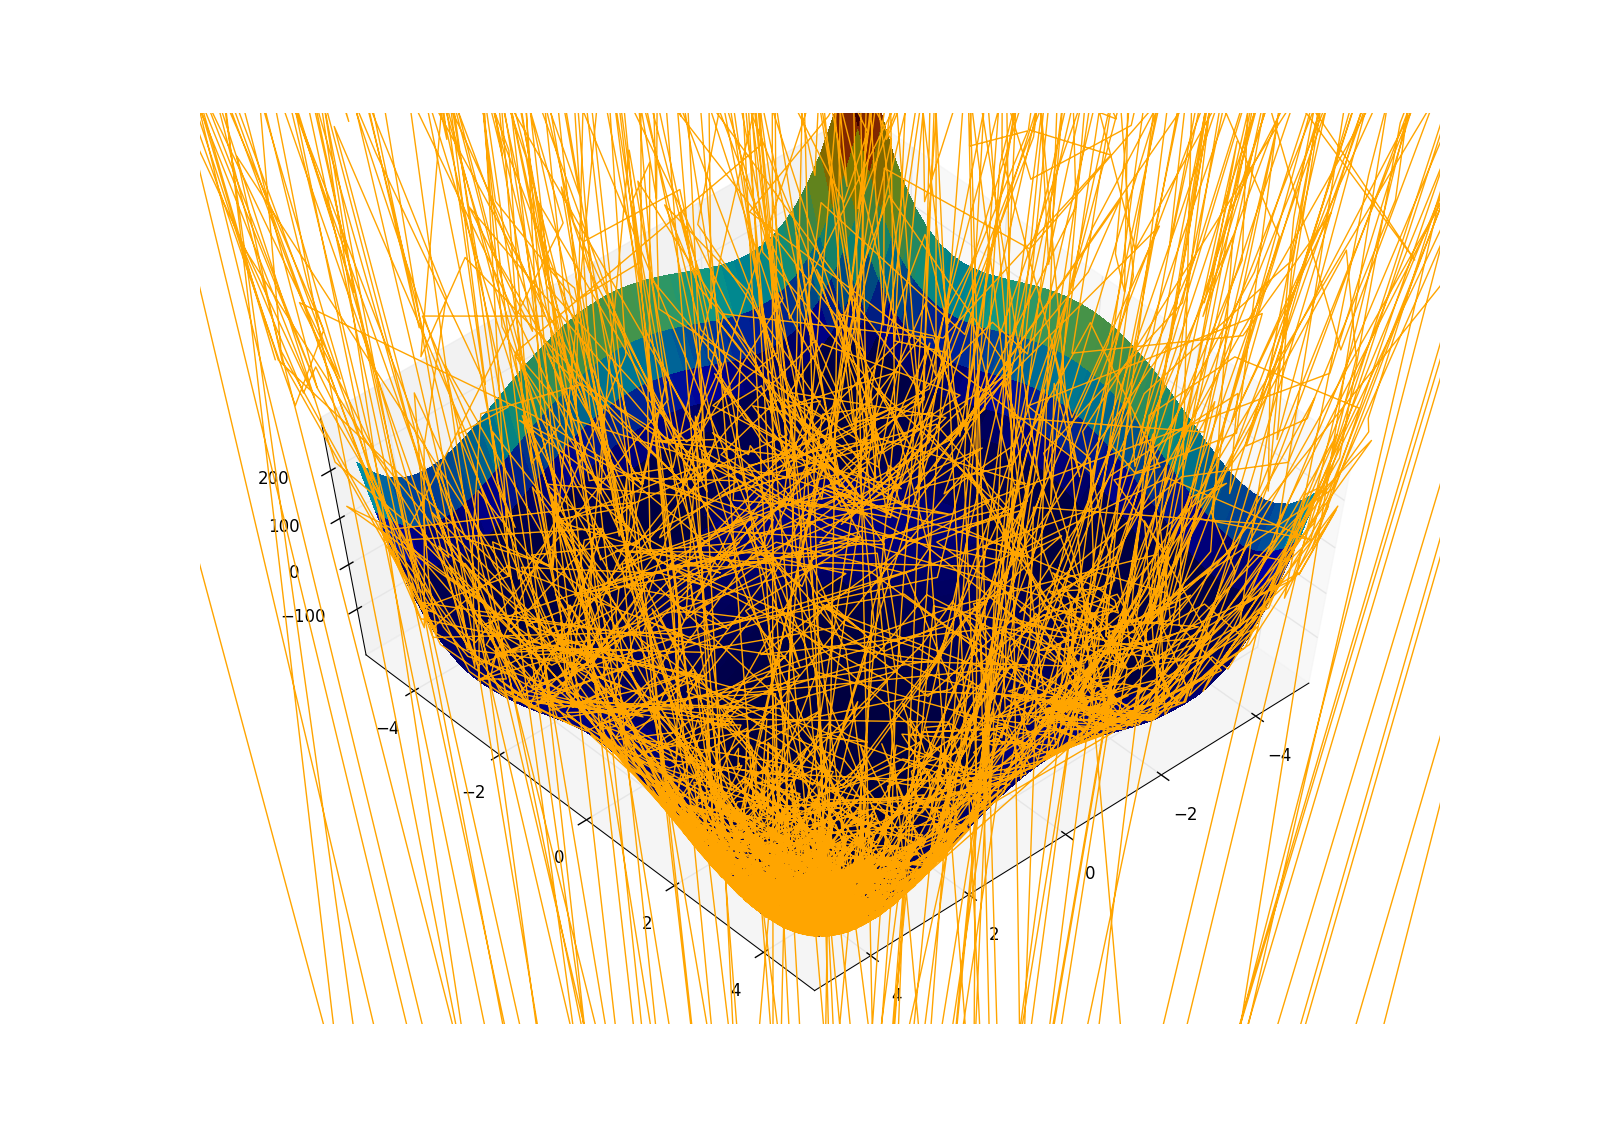

Source code (Python):
import matplotlib as mpl
from mpl_toolkits.mplot3d import Axes3D
from matplotlib import cm

mpl.use('qt4agg')

from matplotlib.ticker import LinearLocator, FormatStrFormatter
import matplotlib.pyplot as plt
import numpy as np
import random as rd
import math

'''fig = plt.figure() #opens a figure environment
ax = fig.gca(projection='3d') #to perform a 3D plot
X = np.arange(-5, 5, 0.25) #x range
Y = np.arange(-5, 5, 0.25) #y range
X, Y = np.meshgrid(X, Y)
Z = X**4 -X**3 - 20*X**2 + X + 1
my_col = cm.jet(Z/np.amax(Z))
surf = ax.plot_surface(X, Y, Z, rstride=1, cstride=1, facecolors = my_col,linewidth=0, antialiased=False) #plot definition and options
plt.show()
'''

def f(X):
    return X**4 -X**3 - 20*X**2 + X + 1
    
def g(x,y):
	return f(x) + f(y)

fig = plt.figure() #opens a figure environment
ax = fig.gca(projection='3d') #to perform a 3D plot
X = np.arange(-5, 5, 0.25) #x range
Y = np.arange(-5, 5, 0.25) #y range
X, Y = np.meshgrid(X, Y)
Z = X**4 -X**3 - 20*X**2 + X + 1 + Y**4 - Y**3 - 20*Y**2 + Y + 1
my_col = cm.jet(Z/np.amax(Z))
surf = ax.plot_surface(X, Y, Z, rstride=1, cstride=1, facecolors = my_col,linewidth=0, antialiased=False) #plot definition and options
#plt.show()

x = np.arange(-5, 5, 0.25)
'''plt.plot(x, [f(X) for X in x])
plt.plot()
plt.show()
'''
print("minimum : ",x[np.argmin(f(x))])

def recuit(f,x0, kappa, kappa2, tmax):
	x = x0
	t = 1
	xlist = []
	while(t<tmax):
		T = 1/t 
		sol = x + np.random.normal(0,math.sqrt(kappa*np.exp(-1/(1000*T))))
		if (f(sol) < f(x)):
			x = sol
		else:
			if(rd.random()<kappa2*np.exp(-1/1000*T)):
				x = sol
		t +=1
		xlist.append(x)

	print(x,f(x))
	return xlist, x

def histogramme(tmax):
	hi = []
	for i in range(0,tmax):
		hi.append(recuit(f,-1,10,0.5,10000)[1])
	plt.hist(hi)
	plt.show()
	
	
def traj():
	res = recuit(f,-1,10,0.5,10000)

	plt.plot(x, [f(X) for X in x])
	plt.plot(res, [f(xs) for xs in res], color = "red")
	plt.xlim([-5,5])
	plt.ylim([-150,300])
	plt.plot()
	plt.show()
	
def recuit2(f,X0, kappa, kappa2, tmax):
	x = X0[0]
	y = X0[1]
	t = 1
	xlist = []
	ylist = []
	zlist = []
	while(t<tmax):
		T = 1/t 
		D = np.random.normal(0,math.sqrt(kappa*np.exp(-1/(1000*T))), size = 2)
		solx, soly = x +D[0], y+D[1]
		if (g(solx,soly) < f(x,y)):
			x,y = solx, soly
		else:
			if(rd.random()<kappa2*np.exp(-1/1000*T)):
				x,y = solx, soly
		t +=1
		xlist.append(x)
		ylist.append(y)
		zlist.append(f(x,y))
		
	print(x,y,g(x,y))
	return [xlist,ylist,zlist],[x,y,g(x,y)]

xs, ys, zs = recuit2(g,[-1, -3, -1],10,0.5,10000)[0]
ax.plot(xs[5000:], ys[5000:], zs[5000:], color = "orange")
ax.set_zlim(-200, 300)
ax.set_xlim(-5, 5)
ax.set_ylim(-5, 5)
#plt.xlim([-5,5])
#plt.ylim([-150,300])
plt.show()


def histogramme2(tmax):
	hix = []
	hiy = []
	for i in range(0,tmax):
		r = recuit2(g,[-1, -3, -1],10,0.5,8000)[1]
		hix.append(r[0])
		hiy.append(r[1])
	plt.hist2d(hix, hiy)
	plt.show()
	
def sismo():
	r = recuit2(g,[-1, -3, -1],10,0.5,8000)[0]
	Xres = r[0]
	Yres = r[1]
	plt.plot(range(len(Xres)),Xres)
	plt.plot(range(len(Yres)),Yres)
	plt.show()

#histogramme2(100)
sismo()
